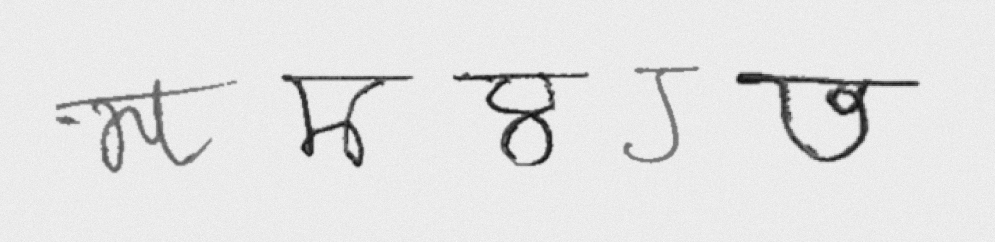
#> input picture app/assets/sample_1_consonants.png, 995 x 242 px
$ python -i preprocess.py   (imports and definitions only)
#> lines starting #> are read from the running program, lines starting #| are printed output that depends on the picture; after the words box and inside, x2 and y2 are one past the last pixel; in counts of white or black regions, pixels touching at a corner belong together
### src/utils.py
"""Small shared helpers: logging, stage timing, seeding, JSON I/O and
user-friendly error handling for the command-line scripts."""

from __future__ import annotations

import json
import logging
import os
import random
import sys
import time
from collections.abc import Callable, Iterator
from contextlib import contextmanager
from pathlib import Path
from typing import Any

import numpy as np

from src import config


class ModiError(Exception):
    """An expected, user-facing failure (missing dataset, missing model, bad
    image...). Scripts catch it and print the message without a traceback."""


def get_logger(name: str) -> logging.Logger:
    """Return a module logger, configuring the root handler once."""
#> called with name = 'preprocess'
    root = logging.getLogger()
    if not root.handlers:
        # Windows consoles default to cp1252, which cannot print Devanagari
        # class names or the stage markers; fall back to replacement chars.
        for stream in (sys.stdout, sys.stderr):
            if hasattr(stream, "reconfigure"):
                try:
                    stream.reconfigure(encoding="utf-8", errors="replace")
                except (ValueError, OSError):
                    pass
        logging.basicConfig(
            level=config.LOG_LEVEL,
            format=config.LOG_FORMAT,
            datefmt=config.LOG_DATEFMT,
            stream=sys.stdout,
        )
        # Third-party libraries are chatty at INFO.
        for noisy in ("matplotlib", "PIL", "numba", "shap", "urllib3"):
            logging.getLogger(noisy).setLevel(logging.WARNING)
    return logging.getLogger(name)


# [84 lines left out: functions stage, setup_matplotlib, set_seed, save_json, load_json, run_cli, not called in this run]

### src/preprocess.py
"""Stage 1 - Preprocessing of single-character images.

Objective 1 (synopsis): cleans each image with Otsu thresholding (idea from Anam & Gupta, 2015)
before the handcrafted features are computed.

Pipeline for one image:
    read (unicode-safe, alpha flattened onto white)
    -> grayscale
    -> median blur (salt-and-pepper noise)
    -> blank-image check (no contrast -> rejected)
    -> Otsu binarisation with automatic polarity detection
    -> scan-frame removal (lines hugging the image edge)
    -> interior scan-grid line removal (thin vertical lines spanning the cell)
    -> speck removal (tiny connected components)
    -> crop to the ink bounding box
    -> moment-based slant correction (only when the estimate is trustworthy)
    -> pad to a square with a margin, area-resize to IMAGE_SIZE, re-binarise

POLARITY CONVENTION: the output is always uint8 with ink = 255 (white) and
background = 0 (black). Polarity is detected per image: ink is the minority side
of the Otsu threshold, with the image border as a tie-break when the two sides
are nearly balanced. Every downstream module (feature
extractors, segmentation, the app) assumes this convention.
"""

from __future__ import annotations

import hashlib
import json
import math
from dataclasses import asdict, dataclass, field
from pathlib import Path
from typing import Any

import cv2
import numpy as np

from src import config
from src.utils import ModiError, get_logger

log = get_logger("preprocess")

P = config.PREPROCESS
INK = 255
PARAMS_FILE = config.PATHS.data_processed / "_preprocess_params.json"


@dataclass
class PreprocessResult:
    """Final image plus every intermediate step (for figures and the app)."""

    final: np.ndarray                                  # (S, S) uint8, ink = 255
    steps: dict[str, np.ndarray] = field(default_factory=dict)
    info: dict[str, Any] = field(default_factory=dict)


# ---------------------------------------------------------------------------
# I/O
# ---------------------------------------------------------------------------
# [18 lines left out: function read_image, not called in this run]


def to_gray(img: np.ndarray) -> np.ndarray:
    """Convert any uint8/uint16 BGR(A)/gray array to uint8 grayscale."""
    if img.dtype != np.uint8:
        img = cv2.normalize(img, None, 0, 255, cv2.NORM_MINMAX).astype(np.uint8)
    if img.ndim == 2:
        return img
    if img.shape[2] == 4:
        alpha = img[:, :, 3:4].astype(np.float32) / 255.0
        rgb = img[:, :, :3].astype(np.float32) * alpha + 255.0 * (1 - alpha)
        img = rgb.astype(np.uint8)
    return cv2.cvtColor(img[:, :, :3], cv2.COLOR_BGR2GRAY)


# [7 lines left out: function write_image, not called in this run]


# ---------------------------------------------------------------------------
# Individual steps
# ---------------------------------------------------------------------------
def denoise(gray: np.ndarray) -> np.ndarray:
    """Median blur to suppress salt-and-pepper scan noise."""
    k = P.median_kernel
    return cv2.medianBlur(gray, k) if k and k > 1 else gray


def has_contrast(gray: np.ndarray) -> bool:
    """False for blank images (paper texture only, no glyph).

    Compares robust dark/bright extremes with the median grey level; a real
    glyph always produces a clear excursion on one side.
    """
    lo, med, hi = np.percentile(gray, [P.contrast_percentile, 50, 100 - P.contrast_percentile])
    return max(med - lo, hi - med) >= P.min_contrast


def binarize(gray: np.ndarray) -> tuple[np.ndarray, dict[str, Any]]:
    """Otsu threshold mapped to the ink=255 convention.

    Polarity: ink covers far less area than background (1-10 % in this
    dataset), so the minority side of the threshold is ink. Only when the two
    sides are nearly balanced (40-60 %) is the image border consulted
    (border pixels are normally background). The border is NOT the primary
    rule because scans often carry a faint frame line around the edge.
    """
    t, bright = cv2.threshold(gray, 0, 255, cv2.THRESH_BINARY + cv2.THRESH_OTSU)
    bright_frac = float((bright > 0).mean())
    if bright_frac >= 0.6:
        dark_ink, rule = True, "minority"
    elif bright_frac <= 0.4:
        dark_ink, rule = False, "minority"
    else:
        border = np.concatenate([bright[0], bright[-1], bright[:, 0], bright[:, -1]])
        dark_ink, rule = float((border > 0).mean()) >= 0.5, "border"
    binary = cv2.bitwise_not(bright) if dark_ink else bright
    return binary, {"otsu_threshold": float(t), "dark_ink_on_light": dark_ink, "polarity_rule": rule}


def remove_border_artifacts(binary: np.ndarray) -> tuple[np.ndarray, int]:
    """Remove scan-frame lines that hug the image edge.

    About 10 % of the dataset images carry a fragment of the scanning frame
    (solid or dashed) along an edge. Left in, it stretches the bounding box
    so the real glyph ends up small and off-centre, and adds a fake stroke.

    Two steps:
      1. blank the outermost ``border_clear_ratio`` of the image;
      2. remove components that lie entirely inside the wider
         ``border_band_ratio`` band and are elongated along that edge.
    A headline (shirorekha) is never removed: it is attached to the glyph or
    lies well inside the image, so it is not confined to the band.
    """
    h, w = binary.shape
    out = binary.copy()
    c = int(round(P.border_clear_ratio * min(h, w)))
    if c > 0 and min(h, w) > 4 * c:
        out[:c], out[-c:], out[:, :c], out[:, -c:] = 0, 0, 0, 0
    band = int(round(P.border_band_ratio * min(h, w)))
    removed = 0
    if band > 0:
        n, labels, stats, _ = cv2.connectedComponentsWithStats(out, connectivity=8)
        drop = np.zeros(n, dtype=bool)
        for i in range(1, n):
            x, y, cw, ch = stats[i, :4]
            horiz = (y + ch <= band or y >= h - band) and cw >= P.border_line_aspect * ch
            vert = (x + cw <= band or x >= w - band) and ch >= P.border_line_aspect * cw
            drop[i] = horiz or vert
        removed = int(drop.sum())
        if removed:
            out[drop[labels]] = 0
    return out, removed


def remove_grid_lines(binary: np.ndarray) -> tuple[np.ndarray, int]:
    """Remove vertical scan-grid lines that sit inside the image.

    About 3 % of dataset images contain a thin vertical line from the scanning
    grid that is NOT within the edge band (often on the right, solid or dashed).
    A thin vertical piece that is separate from the glyph is removed only if
    its column (all thin pieces sharing roughly the same x) covers most of the
    image height AND reaches beyond the glyph body: grid lines run the full
    height of the cell, while real detached strokes (e.g. in 'ai', 'am') stay
    within the character. Horizontal lines are never touched here: isolated
    horizontal strokes are usually genuine headlines (e.g. over Modi digits).
    """
    h, w = binary.shape
    n, labels, stats, _ = cv2.connectedComponentsWithStats(binary, connectivity=8)
    if n <= 2:
        return binary, 0
    main = 1 + int(np.argmax(stats[1:, cv2.CC_STAT_AREA]))
    mt, mb = stats[main, cv2.CC_STAT_TOP], stats[main, cv2.CC_STAT_TOP] + stats[main, cv2.CC_STAT_HEIGHT]
    thin = [i for i in range(1, n) if i != main
            and stats[i, cv2.CC_STAT_WIDTH] <= P.grid_line_max_width_ratio * w
            and stats[i, cv2.CC_STAT_HEIGHT] >= 3 * stats[i, cv2.CC_STAT_WIDTH]]
    clusters: list[list[int]] = []
    for i in sorted(thin, key=lambda k: stats[k, cv2.CC_STAT_LEFT]):
        cx = stats[i, cv2.CC_STAT_LEFT] + stats[i, cv2.CC_STAT_WIDTH] / 2
        if clusters:
            j = clusters[-1][-1]
            if abs(cx - (stats[j, cv2.CC_STAT_LEFT] + stats[j, cv2.CC_STAT_WIDTH] / 2)) <= P.grid_line_cluster_tol * w:
                clusters[-1].append(i)
                continue
        clusters.append([i])
    drop = np.zeros(n, dtype=bool)
    for cl in clusters:
        coverage = sum(int(stats[i, cv2.CC_STAT_HEIGHT]) for i in cl) / h
        top = min(stats[i, cv2.CC_STAT_TOP] for i in cl)
        bottom = max(stats[i, cv2.CC_STAT_TOP] + stats[i, cv2.CC_STAT_HEIGHT] for i in cl)
        sticks_out = (mt - top) + (bottom - mb) >= P.grid_line_overhang_ratio * h
        if coverage >= P.grid_line_min_coverage and sticks_out:
            drop[cl] = True
    if not drop.any():
        return binary, 0
    out = binary.copy()
    out[drop[labels]] = 0
    return out, int(drop.sum())


def remove_specks(binary: np.ndarray) -> tuple[np.ndarray, int]:
    """Remove connected components smaller than a size relative to the image.

    Small but real components (dots, matras) usually exceed the threshold;
    the ratio is deliberately conservative.
    """
    if P.morph_open_kernel and P.morph_open_kernel > 1:
        kernel = np.ones((P.morph_open_kernel, P.morph_open_kernel), np.uint8)
        binary = cv2.morphologyEx(binary, cv2.MORPH_OPEN, kernel)
    min_area = max(P.min_component_area_floor, int(P.min_component_area_ratio * binary.size))
    n, labels, stats, _ = cv2.connectedComponentsWithStats(binary, connectivity=8)
    keep = np.zeros(n, dtype=bool)
    keep[1:] = stats[1:, cv2.CC_STAT_AREA] >= min_area
    removed = int((~keep[1:]).sum())
    return np.where(keep[labels], INK, 0).astype(np.uint8), removed


def crop_to_ink(binary: np.ndarray) -> np.ndarray:
    """Crop to the bounding box of the ink pixels."""
    ys, xs = np.nonzero(binary)
    return binary[ys.min(): ys.max() + 1, xs.min(): xs.max() + 1]


# [7 lines left out: function estimate_slant, not called in this run]


def deskew(binary: np.ndarray) -> tuple[np.ndarray, dict[str, Any]]:
    """Shear-correct handwriting slant, but only when it is safe.

    Skipped if: disabled, slant estimate degenerate, |slant| below
    ``min_deskew_angle`` (not worth it) or above ``max_deskew_angle``
    (estimate unreliable for this glyph), or if the result changes the ink
    area by more than ``max_deskew_ink_change`` (strokes damaged).
    """
    info: dict[str, Any] = {"deskew_applied": False, "slant_deg": None, "deskew_skip_reason": None}
    if not P.deskew:
        info["deskew_skip_reason"] = "disabled"
        return binary, info
    angle = estimate_slant(binary)
    info["slant_deg"] = None if angle is None else round(angle, 2)
    if angle is None:
        info["deskew_skip_reason"] = "degenerate moments"
        return binary, info
    if abs(angle) < P.min_deskew_angle:
        info["deskew_skip_reason"] = "slant negligible"
        return binary, info
    if abs(angle) > P.max_deskew_angle:
        info["deskew_skip_reason"] = "slant estimate too large (unreliable)"
        return binary, info

    h, w = binary.shape
    shear = math.tan(math.radians(angle))
    pad = int(math.ceil(abs(shear) * h)) + 2
    canvas = cv2.copyMakeBorder(binary, 2, 2, pad, pad, cv2.BORDER_CONSTANT, value=0)
    ch, cw = canvas.shape
    # x' = x - shear * (y - cy)  -> removes the slant around the vertical centre
    M = np.float32([[1, -shear, shear * ch / 2], [0, 1, 0]])
    sheared = cv2.warpAffine(canvas, M, (cw, ch), flags=cv2.INTER_NEAREST, borderValue=0)
    before, after = int((binary > 0).sum()), int((sheared > 0).sum())
    if before == 0 or abs(after - before) / before > P.max_deskew_ink_change or after == 0:
        info["deskew_skip_reason"] = "ink area changed too much"
        return binary, info
    info["deskew_applied"] = True
    return crop_to_ink(sheared), info


def normalize_size(binary: np.ndarray, size: int = P.image_size) -> np.ndarray:
    """Pad to a centred square with a margin, area-resize, re-binarise."""
    h, w = binary.shape
    side = int(math.ceil(max(h, w) * (1 + 2 * P.padding_ratio)))
    canvas = np.zeros((side, side), np.uint8)
    y0, x0 = (side - h) // 2, (side - w) // 2
    canvas[y0: y0 + h, x0: x0 + w] = binary
    interp = cv2.INTER_AREA if side > size else cv2.INTER_LINEAR
    resized = cv2.resize(canvas, (size, size), interpolation=interp)
    return np.where(resized >= P.resize_threshold, INK, 0).astype(np.uint8)


# ---------------------------------------------------------------------------
# Full pipeline
# ---------------------------------------------------------------------------
def preprocess_array(img: np.ndarray, keep_steps: bool = False, grid_lines: bool = True) -> PreprocessResult:
    """Preprocess an in-memory image (any polarity, gray or colour).

    Args:
        grid_lines: remove interior scan-grid lines (dataset images). The app
            passes False for segmentation crops, which are tight around the
            glyph and never contain grid lines.

    Raises:
        ModiError: if no ink survives (blank image).
    """
    gray = to_gray(img)
    den = denoise(gray)
    if not has_contrast(den):
        raise ModiError("Blank image (no contrast between ink and paper).")
    binary, info = binarize(den)
    deframed, n_frame = remove_border_artifacts(binary)
    n_grid = 0
    if grid_lines:
        deframed, n_grid = remove_grid_lines(deframed)
    clean, removed = remove_specks(deframed)
    info["specks_removed"] = removed
    info["frame_fragments_removed"] = n_frame
    info["grid_line_pieces_removed"] = n_grid
    if int((clean > 0).sum()) < P.min_ink_pixels:
        raise ModiError("No ink found in the image (blank or too faint after thresholding).")
    cropped = crop_to_ink(clean)
    desk, dinfo = deskew(cropped)
    info.update(dinfo)
    final = normalize_size(desk)
    if not final.any():
        raise ModiError("Character vanished after resizing (strokes too thin for the target size).")
    steps = {"original": gray, "denoised": den, "binary": binary, "cleaned": clean,
             "cropped": cropped, "deskewed": desk, "final": final} if keep_steps else {}
    return PreprocessResult(final=final, steps=steps, info=info)


def preprocess_file(path: str | Path, keep_steps: bool = False) -> PreprocessResult:
    """Read and preprocess one image file."""
    return preprocess_array(read_image(path), keep_steps=keep_steps)


# ---------------------------------------------------------------------------
# Batch processing with caching
# ---------------------------------------------------------------------------
# [45 lines left out: functions params_hash, processed_path, process_one, cache_is_valid, not called in this run]


def mark_cache_valid() -> None:
    PARAMS_FILE.parent.mkdir(parents=True, exist_ok=True)
    PARAMS_FILE.write_text(json.dumps({"hash": params_hash(), "params": asdict(P)}, indent=2, default=str))

>>> import cv2
>>> picture = cv2.imread('../app/assets/sample_1_consonants.png')
#> picture is the input picture: shape (242, 995, 3); min 12, max 250, mean 228.2
>>> result = preprocess_array(picture)
#> in has_contrast, `lo, med, hi = np.percentile(gray, [P.contrast_percentile, 50, 100 - P...`: lo = 39; med = 235; hi = 239
#> in binarize, `t, bright = cv2.threshold(gray, 0, 255, cv2.THRESH_BINARY + cv2.THRESH..`:
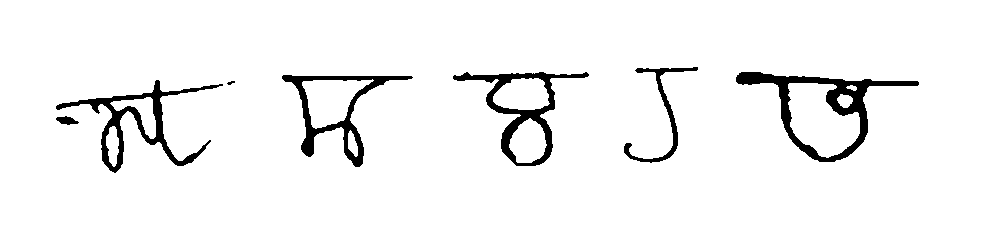
#> bright: shape (242, 995); 95.3% white; 7 black regions (1 under 20 px), largest, box (x1, y1, x2, y2) and area: (736, 72, 919, 162) 3236, (56, 80, 223, 173) 2540, (453, 72, 589, 166) 2347, (282, 75, 413, 167) 2163, (624, 67, 698, 163) 886, (56, 116, 79, 125) 127
#> in binarize, `t, bright = cv2.threshold(gray, 0, 255, cv2.THRESH_BINARY + cv2.THRESH..`: t = 166
#> in binarize, `bright_frac = float((bright > 0).mean())`: bright_frac = 0.953
#> in preprocess_array, `binary, info = binarize(den)`: info = {'otsu_threshold': 166, 'dark_ink_on_light': True, 'polarity_rule': 'minority'}
#> in remove_border_artifacts, `n, labels, stats, _ = cv2.connectedComponentsWithStats(out, connectivi..`:
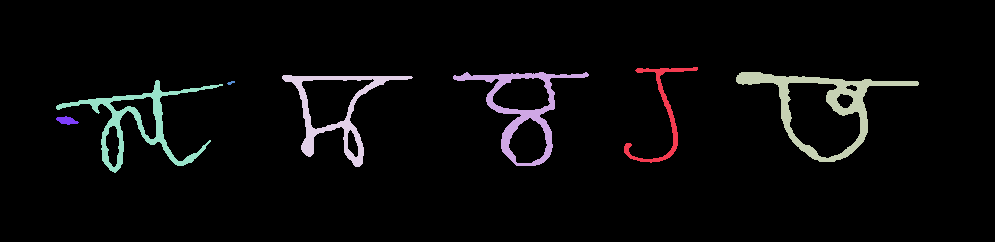
#> labels: shape (242, 995) int32; 8 distinct labels, from 0 to 7; one colour per label, 0 black
#> in remove_border_artifacts, `n, labels, stats, _ = cv2.connectedComponentsWithStats(out, connectivi..`: n = 8; stats = [[0, 0, 995, 242, 229472], [624, 67, 74, 96, 886], [453, 72, 136, 94, 2347], [736, 72, 183, 90, 3236], [282, 75, 131, 92, 2163], [56, 80, 167, 93, 2540], [227, 81, 8, 4, 19], [56, 116, 23, 9, 127]]
#> the loop in remove_border_artifacts, `for i in range(1, n):` made 7 passes
#> (x, y, cw, ch) on passes 1 to 7: (624, 67, 74, 96), (453, 72, 136, 94), (736, 72, 183, 90), (282, 75, 131, 92), (56, 80, 167, 93), (227, 81, 8, 4), (56, 116, 23, 9)
#> in remove_border_artifacts, `removed = int(drop.sum())`: removed = 0
#> in remove_grid_lines, `n, labels, stats, _ = cv2.connectedComponentsWithStats(binary, connect..`: n = 8
#> in remove_grid_lines, `main = 1 + int(np.argmax(stats[1:, cv2.CC_STAT_AREA]))`: main = 3
#> in remove_grid_lines, `mt, mb = stats[main, cv2.CC_STAT_TOP], stats[main, cv2.CC_STAT_TOP] + ..`: mt = 72; mb = 162
#> in remove_grid_lines, `thin = [i for i in range(1, n) if i != main and stats[i, cv2.CC_STAT_W..`: thin = []
#> in preprocess_array, `deframed, n_grid = remove_grid_lines(deframed)`: n_grid = 0
#> in remove_specks, `n, labels, stats, _ = cv2.connectedComponentsWithStats(binary, connect..`: n = 8
#> in preprocess_array, `clean, removed = remove_specks(deframed)`: removed = 1
#> in crop_to_ink, `ys, xs = np.nonzero(binary)`: ys = 11299 values from 67 to 172; xs = 11299 values, max 918 at index 2640, min 56 at index 5317, mean 491.6
#> in crop_to_ink, `return binary[ys.min(): ys.max() + 1, xs.min(): xs.max() + 1]`:
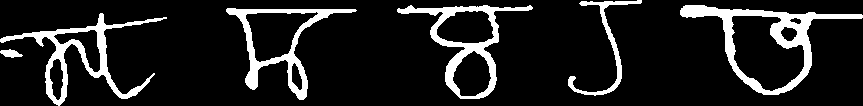
#> returned value: shape (106, 863); 12.4% white; 6 white regions, box (x1, y1, x2, y2) and area: (680, 5, 863, 95) 3236, (0, 13, 167, 106) 2540, (397, 5, 533, 99) 2347, (226, 8, 357, 100) 2163, (568, 0, 642, 96) 886, (0, 49, 23, 58) 127
#> in preprocess_array, `desk, dinfo = deskew(cropped)`: dinfo = 3 items
#> in normalize_size, `canvas[y0: y0 + h, x0: x0 + w] = binary`:
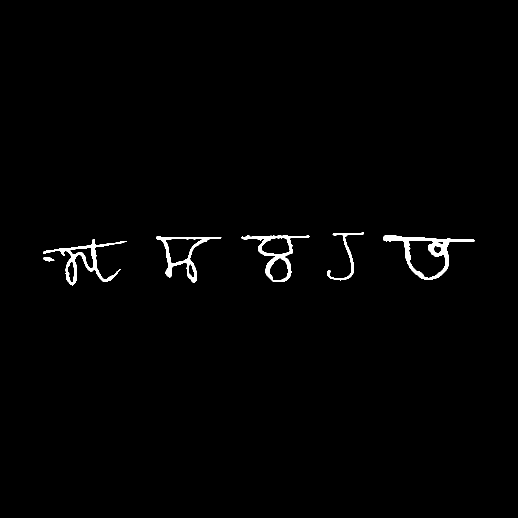
#> canvas: shape (1036, 1036) (shown at 1/2 size); 1.1% white; 6 white regions, box (x1, y1, x2, y2) and area: (766, 470, 949, 560) 3236, (86, 478, 253, 571) 2540, (483, 470, 619, 564) 2347, (312, 473, 443, 565) 2163, (654, 465, 728, 561) 886, (86, 514, 109, 523) 127
#> in normalize_size, `resized = cv2.resize(canvas, (size, size), interpolation=interp)`:
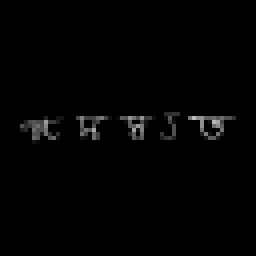
#> resized: shape (64, 64) (shown 4 times larger); min 0, max 188, mean 2.7
#> in normalize_size, `return np.where(resized >= P.resize_threshold, INK, 0).astype(np.uint8)`:
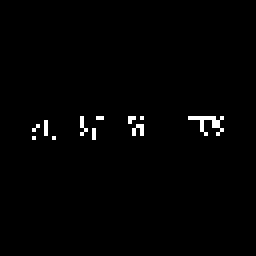
#> returned value: shape (64, 64) (shown 4 times larger); 1.1% white in thin lines or dots, all inside (x1, y1, x2, y2) = (8, 29, 56, 35)
#> in preprocess_array, `steps = {"original": gray, "denoised": den, "binary": binary, "cleaned..`: steps = 0 items
